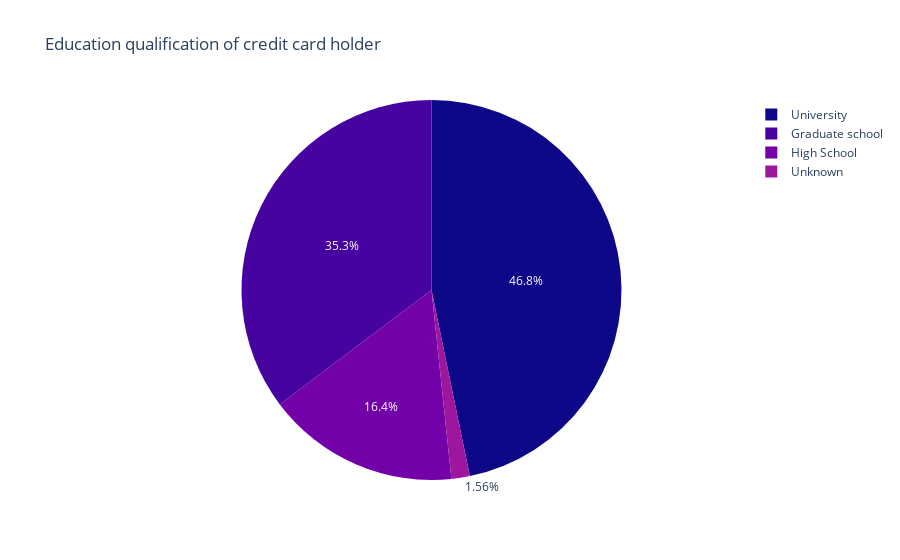

This figure's notebook cell:
### Code cell
df.loc[df['EDUCATION'] == 'Others', 'EDUCATION'] = 'Unknown'
df.loc[df['EDUCATION'] == '0', 'EDUCATION'] = 'Unknown'
df2 = df['EDUCATION'].value_counts().reset_index()
df2.columns = ['Education', 'No of people']

fig3 = px.pie(df2, values = 'No of people', names = 'Education',color_discrete_sequence =  px.colors.sequential.Plasma,
             title = 'Education qualification of credit card holder')
fig3.show()

### Figure 1 — Plotly figure (JSON) as saved in the notebook; plotly's stock layout.template omitted (floating-point values rounded to 4 significant figures)
{"data": [{"domain": {"x": [0, 1], "y": [0, 1]}, "hovertemplate": "Education=%{label}<br>No of people=%{value}<extra></extra>", "labels": ["University", "Graduate school", "High School", "Unknown"], "legendgroup": "", "name": "", "showlegend": true, "type": "pie", "values": [14030, 10585, 4917, 468]}], "layout": {"legend": {"tracegroupgap": 0}, "piecolorway": ["#0d0887", "#46039f", "#7201a8", "#9c179e", "#bd3786", "#d8576b", "#ed7953", "#fb9f3a", "#fdca26", "#f0f921"], "title": {"text": "Education qualification of credit card holder"}}}
